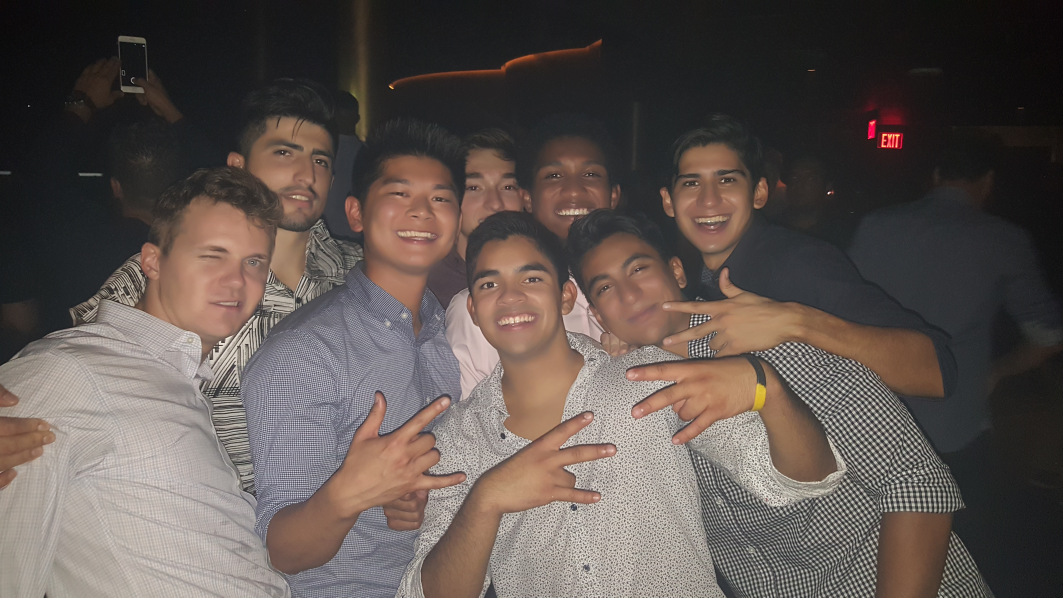
#> input picture data/peeps.jpg, 5312 x 2988 px (shown at 1/5 size)
$ python -i views.py   (imports and definitions only)
#> lines starting #> are read from the running program, lines starting #| are printed output that depends on the picture
from django.shortcuts import render, redirect
from django.http import HttpResponse
import cv2
import os
from django.core.files.storage import FileSystemStorage
import random

PHOTO_RESIZE_X = 920 #width of resized photos
PHOTO_RESIZE_Y = 480
GOAT_SCALE_FACTOR = 1.5 #how much to scale goat photo


def draw_on_faces(filepath): #path to image

#> called with filepath = '../data/peeps.jpg'
    file = os.path.basename(filepath) #get filename
    file = os.path.splitext(file)[0] #get filename without extension
    img = cv2.imread(filepath) #read image
#> img is the input picture: shape (2988, 5312, 3); mean B, G, R 80, 84.4, 94.4

    resized_img = cv2.resize(img, (PHOTO_RESIZE_X, PHOTO_RESIZE_Y)) #scale down photo. Make dynamic rescaling later
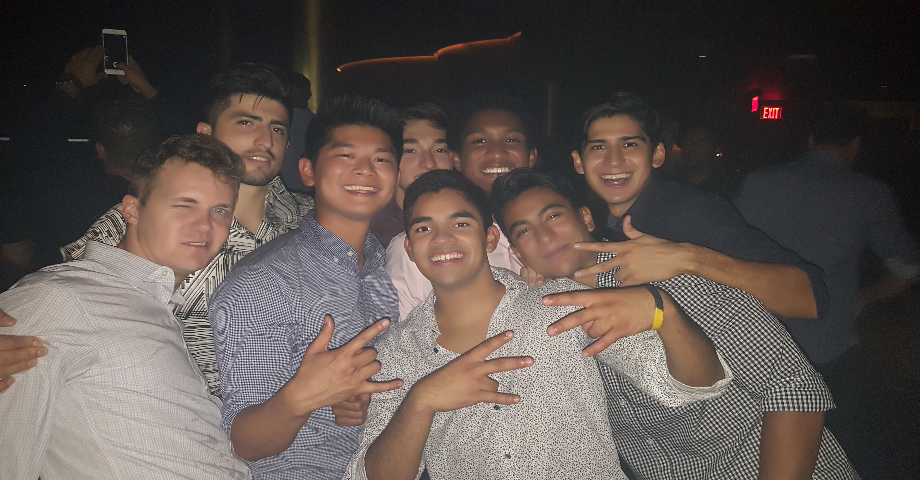
#> resized_img: shape (480, 920, 3); mean B, G, R 79.9, 84.3, 94.3
    gray_img = cv2.cvtColor(resized_img, cv2.COLOR_BGR2GRAY) #get grayscale image
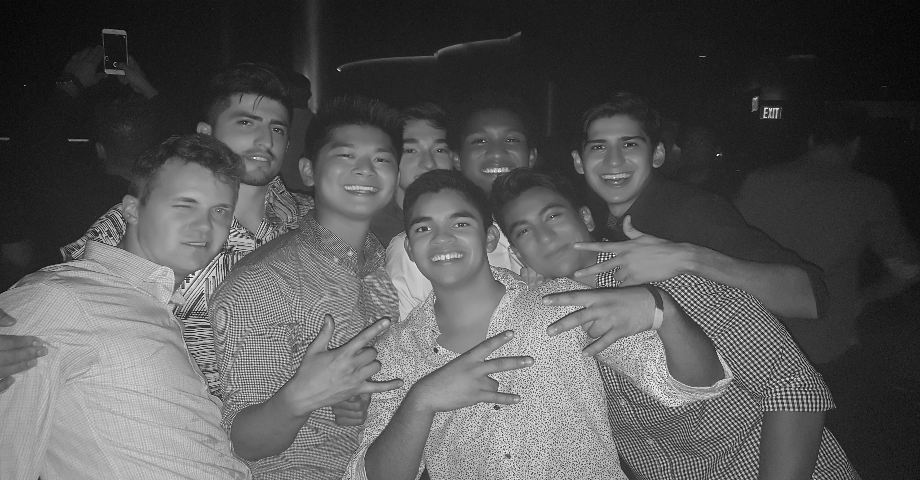
#> gray_img: shape (480, 920); min 0, max 254, mean 86.8

    img_copy = gray_img.copy()

    classifier = cv2.CascadeClassifier('haarcascade_frontalface_alt.xml') #open opencv model
    faces = classifier.detectMultiScale(img_copy, scaleFactor=1.1, minNeighbors=5) #detect faces
#> faces = [[569, 112, 89, 89], [456, 112, 77, 77], [220, 92, 85, 85], [315, 124, 91, 91], [397, 191, 91, 91], [153, 171, 95, 95]]

    print("Number of Faces: " + str(len(faces)))
#| Number of Faces: 6

    for (x, y, w, h) in faces: #loop over all faces
        w_scaled = int(w * GOAT_SCALE_FACTOR) #opencv returns a rectangle around face. Going to need to enlarge goat picture to cover all of it
#> w_scaled = 133
        h_scaled = int(h * GOAT_SCALE_FACTOR)
#> h_scaled = 133
        num =  random.randint(1, 7) #select random goat
        goat_img = cv2.imread("media/goats/" + str(num) + '.jpg')
        #cv2.rectangle(resized_img, (x, y), (x+w, y+h), (0, 255, 0), thickness=2)
#> (the run stopped early here; a loop or call above may not have finished)
